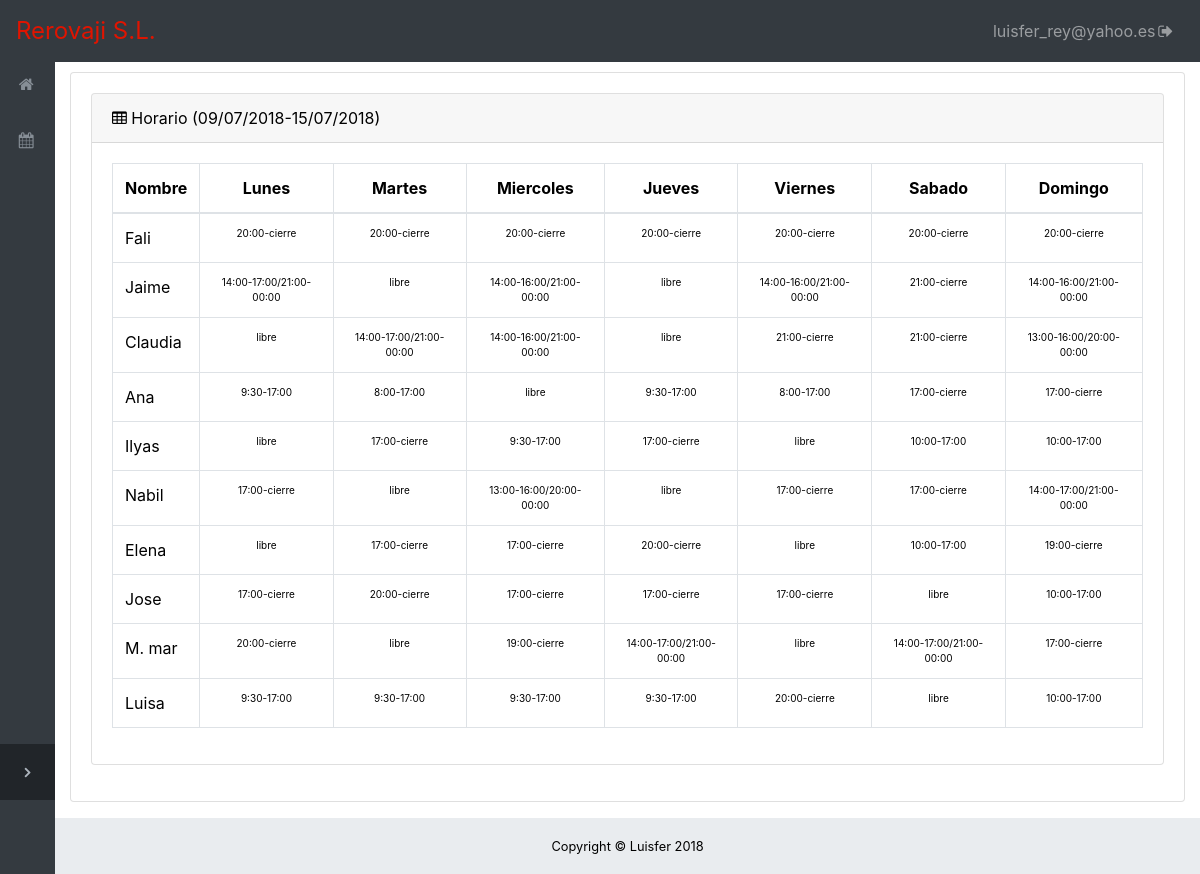
/horaio/image (signed in), run on the app's committed database.
### modelos.py (models this page shows, shortened)
class Usuario(Base):
    __tablename__='usuario'
    id=Column(Integer,primary_key=True)
    nombre = Column(String(120), index=True, nullable=False)
    correo=Column(String(120),index=True,nullable=False,unique=True)
    password=Column(String(120), index=True, nullable=False)
    id_trabajador=Column(Integer,nullable=True)
    rol=Column(Integer,nullable=False)

class Horario(Base):
    __tablename__='horario'
    id = Column(Integer, primary_key=True)
    id_trabajador=Column(Integer,nullable=False)
    inicio=Column(String,nullable=False)
    fin=Column(String,nullable=False)
    lunes=Column(String(30))
    martes=Column(String(30))
    miercoles=Column(String(30))
    jueves=Column(String(30))
    viernes=Column(String(30))
    sabado=Column(String(30))
    domingo=Column(String(30))
    horas=Column(Integer)
    local=Column(Integer, nullable=False)

class Trabajador(Base):
    __tablename__ = 'trabajador'
    id = Column(Integer, primary_key=True)
    nombre = Column(String(120), index=True, nullable=False)
    apellido = Column(String(120), nullable=False)
    dni = Column(String(13))
    telefono=Column(String(13))
    contrato=Column(Integer,nullable=False)
    local=Column(Integer,nullable=False)

### main.py (the view)
@app.route("/horaio/image")
@login_required("")
def mostrar_horario():
	inicio=None
	if session["local"]==1:
		inicio=BD.getAjusteByClave("ALCAZABILLA_HORARIO_ACTUAL").valor
	else:
		inicio=BD.getAjusteByClave("PACIFICO_HORARIO_ACTUAL").valor
	horario=BD.getHorarioByDate(inicio,session["local"])
	return(render_template("/horarios/mostrarHorario.html",horario=horario))

### controladorBaseDatos.py (called while the page is built)
def getTrabajadorByID(id_trabajador):
	return session.query(Trabajador).filter(Trabajador.id==id_trabajador).first()

def getHorarioByDate(fecha,local):
	return session.query(Horario).filter(Horario.inicio==fecha).filter(Horario.local==local).all()

def getUsuarioByCorreo(correo):
	user=session.query(Usuario).filter(Usuario.correo==correo).first()
	return(user)

def checkPassword(correo,password):
	user=getUsuarioByCorreo(correo)
	if user:
		return (pbkdf2_sha256.verify(password, user.password))
	return False

def getAjusteByClave(clave):
	return (session.query(Ajuste).filter(Ajuste.clave==clave).first())

### utils/decoradores.py (called while the page is built)
def login_required(rol):
    def decorator(fn):
        def wrapped_function(*args, **kwargs):
            if not ("user" in session and "password" in session) and (request.method!="POST"):
                return redirect(url_for('login'))
            else:
                if not(BD.checkPassword(session["user"],session["password"])):
                    return("No tienes permiso login")
            return fn(*args, **kwargs)
        return update_wrapper(wrapped_function, fn)
    return decorator

### utils/filtros.py (called while the page is built)
def nameByID(id_trabajador):
	nombre="NO ASIGNADO"
	if id_trabajador!=0:
		nombre=BD.getTrabajadorByID(id_trabajador).nombre
	return nombre

### templates/horarios/mostrarHorario.html (shortened to what this page needs)
{% extends "base-trabajador.html"%}
{% block estado %}sidenav-toggled{% endblock %}
{% block content%}
		<div class="card mb-3">
        <div class="card-header">
          <i class="fa fa-table"></i> Horario ({{horario[0].inicio}}-{{horario[0].fin}}) </div>
        <div class="card-body">
            <table class="table table-bordered"  width="100%" cellspacing="0">
              <thead>
                <tr>
                  <th class="centrado">Nombre </th>
                  <th class="centrado">Lunes</th>
                  <th class="centrado">Martes</th>
                  <th class="centrado">Miercoles</th>
                  <th class="centrado">Jueves</th>
                  <th class="centrado">Viernes</th>
                  <th class="centrado">Sabado</th>
                  <th class="centrado">Domingo</th>
                </tr>
              </thead>
              <tbody>
              {% for turno in horario %}
                <tr>
                    <td>{{turno.id_trabajador|nameByID}}</td>
                    <td class="reducible centrado">{{turno.lunes}}</td>
                    <td class="reducible centrado">{{turno.martes}}</td>
                    <td class="reducible centrado">{{turno.miercoles}}</td>
                    <td class="reducible centrado">{{turno.jueves}}</td>
                    <td class="reducible centrado">{{turno.viernes}}</td>
                    <td class="reducible centrado">{{turno.sabado}}</td>
                    <td class="reducible centrado">{{turno.domingo}}</td>
                </tr>
               {% endfor %}
              </tbody>
            </table>
        </div>
{% endblock %}

### templates/macros/barras.html (shortened to what this page needs)
{% from "./macros/menus.html" import menu_admin,menu_encargado,menu_empleado %}
{% macro barra(menu,admin) %}
<nav class="navbar navbar-expand-lg navbar-dark bg-dark fixed-top" id="mainNav">
    <a class="navbar-brand" href="{{url_for('main')}}">Rerovaji S.L.</a>
    <div class="collapse navbar-collapse" id="navbarResponsive">
      <ul class="navbar-nav navbar-sidenav" id="exampleAccordion">
        <li class="nav-item" data-toggle="tooltip" data-placement="right" title="Dashboard">
          <a class="nav-link" href="{{url_for('main')}}">
            <i class="fa fa-fw fa-home"></i>
          </a>
        </li>
          {{menu}}
      </ul>
      <ul class="navbar-nav sidenav-toggler">
        <li class="nav-item">
          <a class="nav-link text-center" id="sidenavToggler">
            <i class="fa fa-fw fa-angle-left"></i>
          </a>
        </li>
      </ul>
      <ul class="navbar-nav ml-auto">
        <li class="nav-item">
          <a class="nav-link" data-toggle="modal" data-target="#logout">
            {{session["user"]}}<i class="fa fa-fw fa-sign-out"></i></a>
        </li>
      </ul>
    </div>
  </nav>
{% endmacro %}
{% macro barra_trabajador() %}
	{% set menu=menu_empleado()%}
	{{barra(menu,False)}}
{% endmacro %}

### static/css/sb-admin.css (style rules this page uses)
html { position: relative; min-height: 100%; }
body { overflow-x: hidden; }
body.sticky-footer { margin-bottom: 56px; }
body.fixed-nav { padding-top: 56px; }
#mainNav .navbar-collapse { overflow: auto; max-height: 75vh; }
#mainNav .navbar-collapse .navbar-nav .nav-item .nav-link { cursor: pointer; }
#mainNav .navbar-collapse .sidenav-toggler { display: none; }
@media (min-width: 992px) { #mainNav .navbar-brand { width: 250px; } }
@media (min-width: 992px) { #mainNav .navbar-collapse { overflow: visible; max-height: none; } }
@media (min-width: 992px) { #mainNav .navbar-collapse .navbar-sidenav { position: absolute; top: 0; left: 0; -webkit-flex-direction: column; -ms-flex-direction: column; flex-direction: column; margin-top: 56px; } }
@media (min-width: 992px) { #mainNav .navbar-collapse .navbar-sidenav > .nav-item { width: 250px; padding: 0; } }
@media (min-width: 992px) { #mainNav .navbar-collapse .navbar-sidenav > .nav-item > .nav-link { padding: 1em; } }
#mainNav.fixed-top .sidenav-toggler { display: none; }
@media (min-width: 992px) { #mainNav.fixed-top .navbar-sidenav { height: calc(100vh - 112px); } }
@media (min-width: 992px) { #mainNav.fixed-top .sidenav-toggler { position: absolute; top: 0; left: 0; display: flex; -webkit-flex-direction: column; -ms-flex-direction: column; flex-direction: column; margin-top: calc(100vh - 56px); } }
@media (min-width: 992px) { #mainNav.fixed-top .sidenav-toggler > .nav-item { width: 250px; padding: 0; } }
@media (min-width: 992px) { #mainNav.fixed-top .sidenav-toggler > .nav-item > .nav-link { padding: 1em; } }
#mainNav.fixed-top.navbar-dark .sidenav-toggler { background-color: #212529; }
#mainNav.fixed-top.navbar-dark .sidenav-toggler a i { color: #adb5bd; }
body.sidenav-toggled #mainNav.fixed-top .sidenav-toggler { overflow-x: hidden; width: 55px; }
body.sidenav-toggled #mainNav.fixed-top .sidenav-toggler .nav-item, body.sidenav-toggled #mainNav.fixed-top .sidenav-toggler .nav-link { width: 55px !important; }
body.sidenav-toggled #mainNav.fixed-top #sidenavToggler i { -webkit-transform: scaleX(-1); -moz-transform: scaleX(-1); -o-transform: scaleX(-1); transform: scaleX(-1); filter: FlipH; -ms-filter: 'FlipH'; }
#sidenavToggler i { font-weight: 800; }
body.sidenav-toggled .navbar-sidenav { width: 55px; }
body.sidenav-toggled .navbar-sidenav .nav-item, body.sidenav-toggled .navbar-sidenav .nav-link { width: 55px !important; }
body.sidenav-toggled .navbar-sidenav .nav-item:after, body.sidenav-toggled .navbar-sidenav .nav-link:after { display: none; }
body.sidenav-toggled .navbar-sidenav .nav-item { white-space: nowrap; }
#mainNav.navbar-dark .navbar-collapse .navbar-sidenav > .nav-item > .nav-link { color: #868e96; }
@media (min-width: 992px) { #mainNav.navbar-dark .navbar-collapse .navbar-sidenav { background: #343a40; } }

### static/css/stilo.css (style rules this page uses)
body { color: red; background-color: #fff; color:black; }
.navbar-brand { color:#e01400 !important; font-size: 150% !important; }
.centrado { text-align: center; }
.reducido { font-size: 10px; }

### data on the page
Usuario: user "luisfer_rey@yahoo.es"
Horario: inicio "09/07/2018", fin "15/07/2018", id_trabajador|nameByID "Fali", lunes "20:00-cierre", martes "20:00-cierre", miercoles "20:00-cierre", jueves "20:00-cierre", viernes "20:00-cierre", sabado "20:00-cierre", domingo "20:00-cierre"
Horario: id_trabajador|nameByID "Jaime", lunes "14:00-17:00/21:00-00:00", martes "libre", miercoles "14:00-16:00/21:00-00:00", jueves "libre", viernes "14:00-16:00/21:00-00:00", sabado "21:00-cierre", domingo "14:00-16:00/21:00-00:00"
Horario: id_trabajador|nameByID "Claudia", lunes "libre", martes "14:00-17:00/21:00-00:00", miercoles "14:00-16:00/21:00-00:00", jueves "libre", viernes "21:00-cierre", sabado "21:00-cierre", domingo "13:00-16:00/20:00-00:00"
Horario: id_trabajador|nameByID "Ana", lunes "9:30-17:00", martes "8:00-17:00", miercoles "libre", jueves "9:30-17:00", viernes "8:00-17:00", sabado "17:00-cierre", domingo "17:00-cierre"
Horario: id_trabajador|nameByID "Ilyas", lunes "libre", martes "17:00-cierre", miercoles "9:30-17:00", jueves "17:00-cierre", viernes "libre", sabado "10:00-17:00", domingo "10:00-17:00"
Horario: id_trabajador|nameByID "Nabil", lunes "17:00-cierre", martes "libre", miercoles "13:00-16:00/20:00-00:00", jueves "libre", viernes "17:00-cierre", sabado "17:00-cierre", domingo "14:00-17:00/21:00-00:00"
Horario: id_trabajador|nameByID "Elena", lunes "libre", martes "17:00-cierre", miercoles "17:00-cierre", jueves "20:00-cierre", viernes "libre", sabado "10:00-17:00", domingo "19:00-cierre"
Horario: id_trabajador|nameByID "Jose", lunes "17:00-cierre", martes "20:00-cierre", miercoles "17:00-cierre", jueves "17:00-cierre", viernes "17:00-cierre", sabado "libre", domingo "10:00-17:00"
Horario: id_trabajador|nameByID "M. mar", lunes "20:00-cierre", martes "libre", miercoles "19:00-cierre", jueves "14:00-17:00/21:00-00:00", viernes "libre", sabado "14:00-17:00/21:00-00:00", domingo "17:00-cierre"
Horario: id_trabajador|nameByID "Luisa", lunes "9:30-17:00", martes "9:30-17:00", miercoles "9:30-17:00", jueves "9:30-17:00", viernes "20:00-cierre", sabado "libre", domingo "10:00-17:00"
